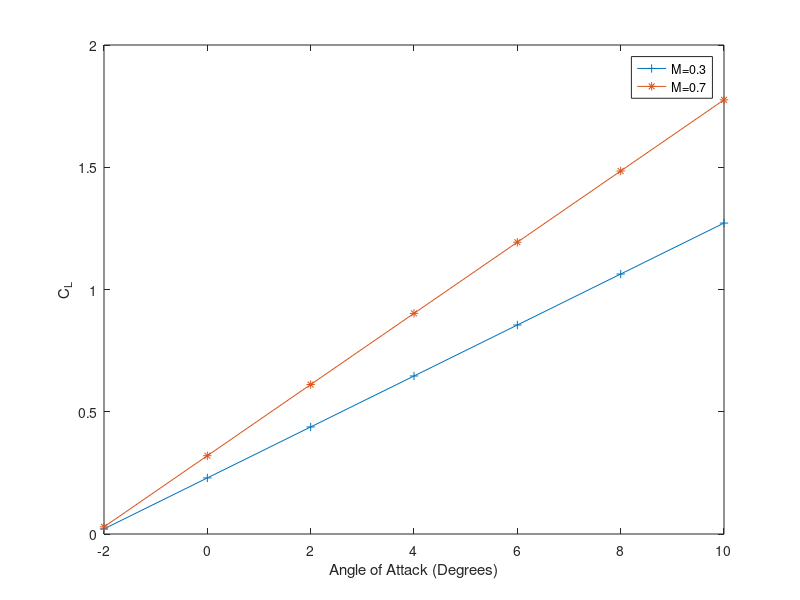

MATLAB code for this plot:
clear all
close all
clc

alpha=-2:2:10;
AR=5;
e1=0.92;
M=0.7;
a0=0.105;

a=a0/(1+(a0/(pi*e1*AR)));
acomp=a0/(sqrt(1-M^2)+(a0/(pi*e1*AR)));
cla=(alpha+2.2).*a
clacomp=(alpha+2.2).*acomp


plot(alpha, cla,'-+')
xlabel('Angle of Attack (Degrees)')
ylabel('C_L')
hold on
plot(alpha, clacomp,'-*');
legend('M=0.3','M=0.7')
hold off

